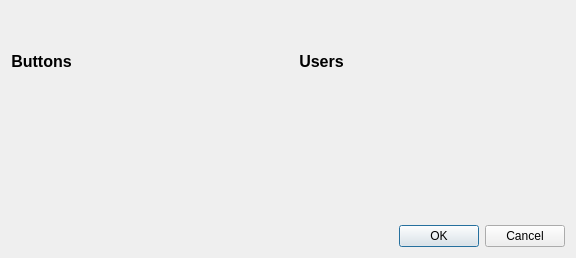
<?xml version="1.0" encoding="UTF-8"?>
<ui version="4.0">
 <class>Dialog</class>
 <widget class="QDialog" name="Dialog">
  <property name="geometry">
   <rect>
    <x>0</x>
    <y>0</y>
    <width>576</width>
    <height>258</height>
   </rect>
  </property>
  <property name="windowTitle">
   <string>Assign Buttons</string>
  </property>
  <layout class="QGridLayout" name="gridLayout">
   <item row="2" column="1">
    <widget class="QDialogButtonBox" name="buttonBox">
     <property name="orientation">
      <enum>Qt::Horizontal</enum>
     </property>
     <property name="standardButtons">
      <set>QDialogButtonBox::Cancel|QDialogButtonBox::Ok</set>
     </property>
    </widget>
   </item>
   <item row="0" column="0">
    <widget class="QLabel" name="label">
     <property name="font">
      <font>
       <pointsize>12</pointsize>
       <weight>75</weight>
       <bold>true</bold>
      </font>
     </property>
     <property name="text">
      <string>Buttons</string>
     </property>
     <property name="alignment">
      <set>Qt::AlignCenter</set>
     </property>
    </widget>
   </item>
   <item row="0" column="1">
    <widget class="QLabel" name="label_2">
     <property name="font">
      <font>
       <pointsize>12</pointsize>
       <weight>75</weight>
       <bold>true</bold>
      </font>
     </property>
     <property name="text">
      <string>Users</string>
     </property>
     <property name="alignment">
      <set>Qt::AlignCenter</set>
     </property>
    </widget>
   </item>
   <item row="2" column="0">
    <layout class="QGridLayout" name="gridLayout_2">
     <property name="horizontalSpacing">
      <number>6</number>
     </property>
     <property name="verticalSpacing">
      <number>0</number>
     </property>
    </layout>
   </item>
   <item row="1" column="0">
    <widget class="QWidget" name="widget" native="true"/>
   </item>
   <item row="1" column="1">
    <widget class="QWidget" name="widget_2" native="true"/>
   </item>
  </layout>
 </widget>
 <resources/>
 <connections>
  <connection>
   <sender>buttonBox</sender>
   <signal>accepted()</signal>
   <receiver>Dialog</receiver>
   <slot>accept()</slot>
   <hints>
    <hint type="sourcelabel">
     <x>248</x>
     <y>254</y>
    </hint>
    <hint type="destinationlabel">
     <x>157</x>
     <y>274</y>
    </hint>
   </hints>
  </connection>
  <connection>
   <sender>buttonBox</sender>
   <signal>rejected()</signal>
   <receiver>Dialog</receiver>
   <slot>reject()</slot>
   <hints>
    <hint type="sourcelabel">
     <x>316</x>
     <y>260</y>
    </hint>
    <hint type="destinationlabel">
     <x>286</x>
     <y>274</y>
    </hint>
   </hints>
  </connection>
 </connections>
</ui>
